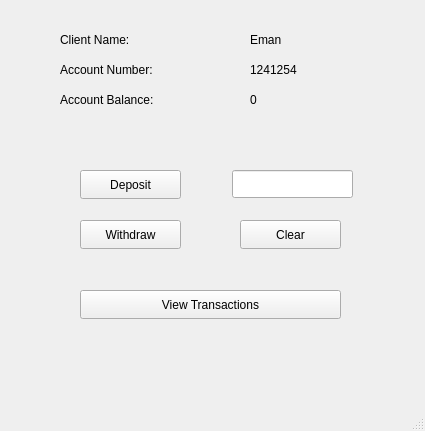
<?xml version="1.0" encoding="UTF-8"?>
<ui version="4.0">
 <class>atm</class>
 <widget class="QMainWindow" name="atm">
  <property name="geometry">
   <rect>
    <x>0</x>
    <y>0</y>
    <width>425</width>
    <height>431</height>
   </rect>
  </property>
  <property name="windowTitle">
   <string>atm</string>
  </property>
  <widget class="QWidget" name="centralwidget">
   <widget class="QPushButton" name="pushButtonDeposit">
    <property name="geometry">
     <rect>
      <x>80</x>
      <y>170</y>
      <width>101</width>
      <height>29</height>
     </rect>
    </property>
    <property name="text">
     <string>Deposit</string>
    </property>
   </widget>
   <widget class="QPushButton" name="pushButtonWithdraw">
    <property name="geometry">
     <rect>
      <x>80</x>
      <y>220</y>
      <width>101</width>
      <height>29</height>
     </rect>
    </property>
    <property name="text">
     <string>Withdraw</string>
    </property>
   </widget>
   <widget class="QPushButton" name="pushButton_Clear">
    <property name="geometry">
     <rect>
      <x>240</x>
      <y>220</y>
      <width>101</width>
      <height>29</height>
     </rect>
    </property>
    <property name="text">
     <string>Clear</string>
    </property>
   </widget>
   <widget class="QPushButton" name="pushButtonView">
    <property name="geometry">
     <rect>
      <x>80</x>
      <y>290</y>
      <width>261</width>
      <height>29</height>
     </rect>
    </property>
    <property name="text">
     <string>View Transactions</string>
    </property>
   </widget>
   <widget class="QLineEdit" name="lineEditX">
    <property name="geometry">
     <rect>
      <x>232</x>
      <y>170</y>
      <width>121</width>
      <height>28</height>
     </rect>
    </property>
   </widget>
   <widget class="QLabel" name="label_2">
    <property name="geometry">
     <rect>
      <x>250</x>
      <y>30</y>
      <width>111</width>
      <height>20</height>
     </rect>
    </property>
    <property name="text">
     <string>Eman</string>
    </property>
   </widget>
   <widget class="QLabel" name="label_3">
    <property name="geometry">
     <rect>
      <x>250</x>
      <y>60</y>
      <width>111</width>
      <height>20</height>
     </rect>
    </property>
    <property name="text">
     <string>1241254</string>
    </property>
   </widget>
   <widget class="QLabel" name="label1">
    <property name="geometry">
     <rect>
      <x>250</x>
      <y>90</y>
      <width>111</width>
      <height>20</height>
     </rect>
    </property>
    <property name="text">
     <string>0</string>
    </property>
   </widget>
   <widget class="QLabel" name="label_5">
    <property name="geometry">
     <rect>
      <x>60</x>
      <y>30</y>
      <width>111</width>
      <height>20</height>
     </rect>
    </property>
    <property name="text">
     <string>Client Name:</string>
    </property>
   </widget>
   <widget class="QLabel" name="label_6">
    <property name="geometry">
     <rect>
      <x>60</x>
      <y>60</y>
      <width>111</width>
      <height>20</height>
     </rect>
    </property>
    <property name="text">
     <string>Account Number:</string>
    </property>
   </widget>
   <widget class="QLabel" name="label_7">
    <property name="geometry">
     <rect>
      <x>60</x>
      <y>90</y>
      <width>111</width>
      <height>20</height>
     </rect>
    </property>
    <property name="text">
     <string>Account Balance:</string>
    </property>
   </widget>
  </widget>
  <widget class="QMenuBar" name="menubar">
   <property name="geometry">
    <rect>
     <x>0</x>
     <y>0</y>
     <width>425</width>
     <height>25</height>
    </rect>
   </property>
  </widget>
  <widget class="QStatusBar" name="statusbar"/>
 </widget>
 <resources/>
 <connections/>
</ui>
